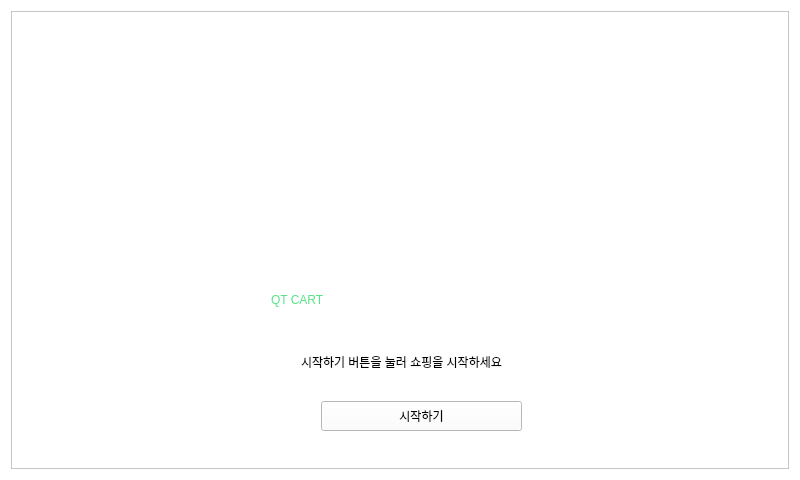
<?xml version="1.0" encoding="UTF-8"?>
<ui version="4.0">
 <class>PageWelcome</class>
 <widget class="QWidget" name="PageWelcome">
  <property name="geometry">
   <rect>
    <x>0</x>
    <y>0</y>
    <width>800</width>
    <height>480</height>
   </rect>
  </property>
  <property name="sizePolicy">
   <sizepolicy hsizetype="Preferred" vsizetype="Preferred">
    <horstretch>11</horstretch>
    <verstretch>0</verstretch>
   </sizepolicy>
  </property>
  <property name="font">
   <font>
    <bold>false</bold>
   </font>
  </property>
  <property name="windowTitle">
   <string>Form</string>
  </property>
  <property name="styleSheet">
   <string notr="true">background-color: rgb(255, 255, 255);</string>
  </property>
  <layout class="QHBoxLayout" name="horizontalLayout">
   <item>
    <widget class="QFrame" name="frame">
     <property name="frameShape">
      <enum>QFrame::Shape::StyledPanel</enum>
     </property>
     <property name="frameShadow">
      <enum>QFrame::Shadow::Raised</enum>
     </property>
     <widget class="QLabel" name="start_text">
      <property name="geometry">
       <rect>
        <x>290</x>
        <y>340</y>
        <width>249</width>
        <height>22</height>
       </rect>
      </property>
      <property name="styleSheet">
       <string notr="true">background-color: rgb(255, 255, 255);
</string>
      </property>
      <property name="text">
       <string>시작하기 버튼을 눌러 쇼핑을 시작하세요</string>
      </property>
     </widget>
     <widget class="QWidget" name="start_image" native="true">
      <property name="geometry">
       <rect>
        <x>300</x>
        <y>80</y>
        <width>211</width>
        <height>171</height>
       </rect>
      </property>
      <property name="styleSheet">
       <string notr="true">background-color: rgb(255, 255, 255);</string>
      </property>
      <widget class="QLabel" name="cart_image">
       <property name="geometry">
        <rect>
         <x>90</x>
         <y>30</y>
         <width>121</width>
         <height>101</height>
        </rect>
       </property>
       <property name="styleSheet">
        <string notr="true">background-color: rgb(255, 255, 255);</string>
       </property>
       <property name="text">
        <string/>
       </property>
      </widget>
      <widget class="QLabel" name="wind_image">
       <property name="geometry">
        <rect>
         <x>0</x>
         <y>70</y>
         <width>61</width>
         <height>71</height>
        </rect>
       </property>
       <property name="styleSheet">
        <string notr="true">background-color: rgb(255, 255, 255);</string>
       </property>
       <property name="text">
        <string/>
       </property>
      </widget>
     </widget>
     <widget class="QLabel" name="qtcart_text">
      <property name="geometry">
       <rect>
        <x>260</x>
        <y>250</y>
        <width>306</width>
        <height>77</height>
       </rect>
      </property>
      <property name="styleSheet">
       <string notr="true">font: 700 40pt &quot;Ria Sans&quot;;
color: rgb(87, 227, 137);
background-color: rgb(255, 255, 255);
</string>
      </property>
      <property name="text">
       <string>QT CART</string>
      </property>
     </widget>
     <widget class="QPushButton" name="start_button">
      <property name="geometry">
       <rect>
        <x>310</x>
        <y>390</y>
        <width>201</width>
        <height>30</height>
       </rect>
      </property>
      <property name="styleSheet">
       <string notr="true">font: 700 11pt &quot;Ria Sans&quot;;
QPushButton {
    background-color: rgb(224, 27, 36);  /* ✅ 기본 상태: 더 진한 빨강 */
	
	font: 300 14pt &quot;Umpush&quot;;
    color: rgb(255, 255, 255);
    border: none;
    border-radius: 14px;                /* ✅ 동글동글 */
    padding: 10px 18px;                 /* 버튼 크기/여백 */
}


</string>
      </property>
      <property name="text">
       <string>시작하기</string>
      </property>
     </widget>
    </widget>
   </item>
  </layout>
 </widget>
 <resources/>
 <connections/>
</ui>
